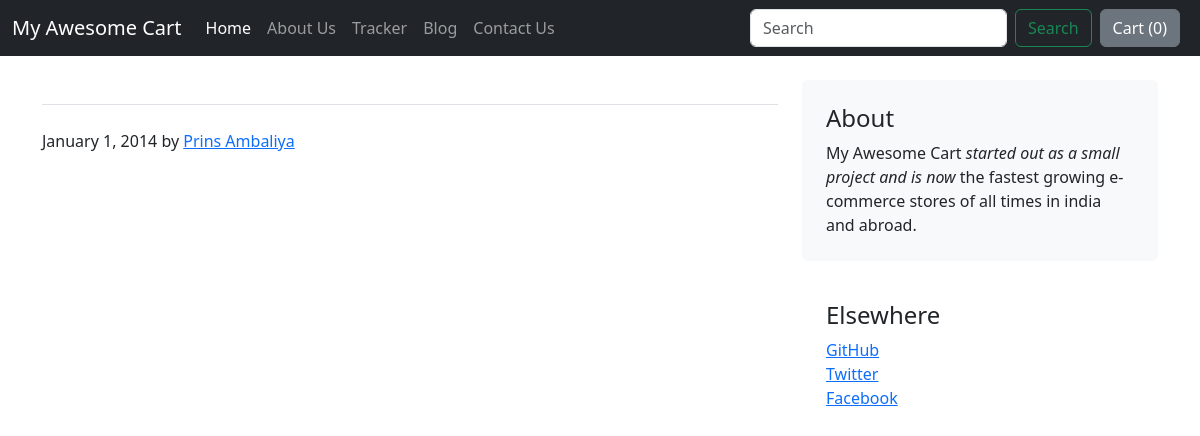
Before: /blog/blogpost/4/ with the older database file.
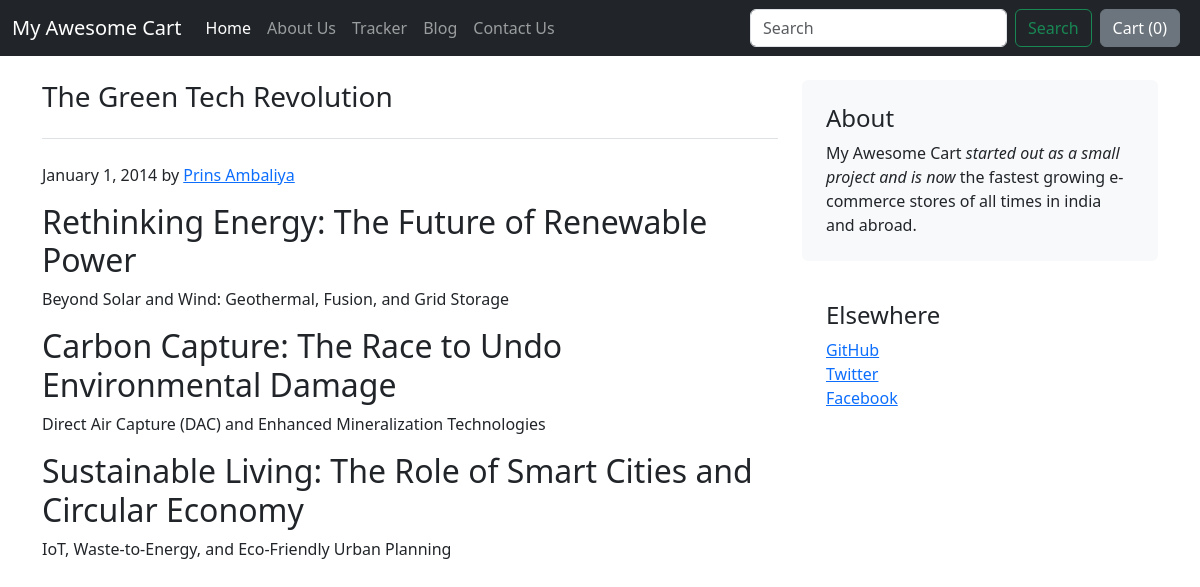
After: the same page with the newer database file.
### blog/models.py (models this page shows, shortened)
class Blogpost(models.Model):
    post_id = models.AutoField(primary_key=True)
    title = models.CharField(max_length=50)
    head0 = models.CharField(max_length=500,default="")
    chead0 = models.CharField(max_length=5000,default="")
    head1 = models.CharField(max_length=500,default="")
    chead1 = models.CharField(max_length=5000,default="")
    head2 = models.CharField(max_length=500,default="")
    chead2 = models.CharField(max_length=5000,default="")
    pub_date = models.DateField()
    thumbnail = models.ImageField(upload_to="blog/images",default="")

### blog/views.py (the view)
# urls.py: path("blogpost/<int:id>/",views.blogpost,name="BlogPost"),
def blogpost(request,id):
    post = Blogpost.objects.filter(post_id=id).first()
    context = {"post":post}
    return render(request, "blog/blogpost.html",context)

### blog/templates/blog/blogpost.html (shortened to what this page needs)
{% extends 'blog/basic.html' %} {% block body %}
<div class="container">
  <div class="row mt-4">
    <div class="col-md-8 blog-main">
      <h3 class="pb-4 mb-4 font-italic border-bottom">{{post.title}}</h3>
      <div class="blog-post">
        <p class="blog-post-meta">
          January 1, 2014 by <a href="#">Prins Ambaliya</a>
        </p>
        <h2>{{post.head0}}</h2>
        <p>{{post.chead0}}</p>
        <h2>{{post.head1}}</h2>
        <p>{{post.chead1}}</p>
        <h2>{{post.head2}}</h2>
        <p>{{post.chead2}}</p>
      </div>
    </div>
    <aside class="col-md-4 blog-sidebar">
      <div class="p-4 mb-3 bg-light rounded">
        <h4 class="font-italic">About</h4>
        <p class="mb-0">
          My Awesome Cart <em>started out as a small project and is now</em> the
          fastest growing e-commerce stores of all times in india and abroad.
        </p>
      </div>
      <div class="p-4">
        <h4 class="font-italic">Elsewhere</h4>
        <ol class="list-unstyled">
          <li><a href="#">GitHub</a></li>
          <li><a href="#">Twitter</a></li>
          <li><a href="#">Facebook</a></li>
        </ol>
      </div>
    </aside>
  </div>
</div>
{% endblock %}

Changed rows visible on the page:
added Blogpost: title "The Green Tech Revolution", head0 "Rethinking Energy: The Future of Renewable Power", chead0 "Beyond Solar and Wind: Geothermal, Fusion, and Grid Storage", head1 "Carbon Capture: The Race to Undo Environmental Damage", chead1 "Direct Air Capture (DAC) and Enhanced Mineralization Technologies", head2 "Sustainable Living: The Role of Smart Cities and Circular Economy", chead2 "IoT, Waste-to-Energy, and Eco-Friendly Urban Planning"
